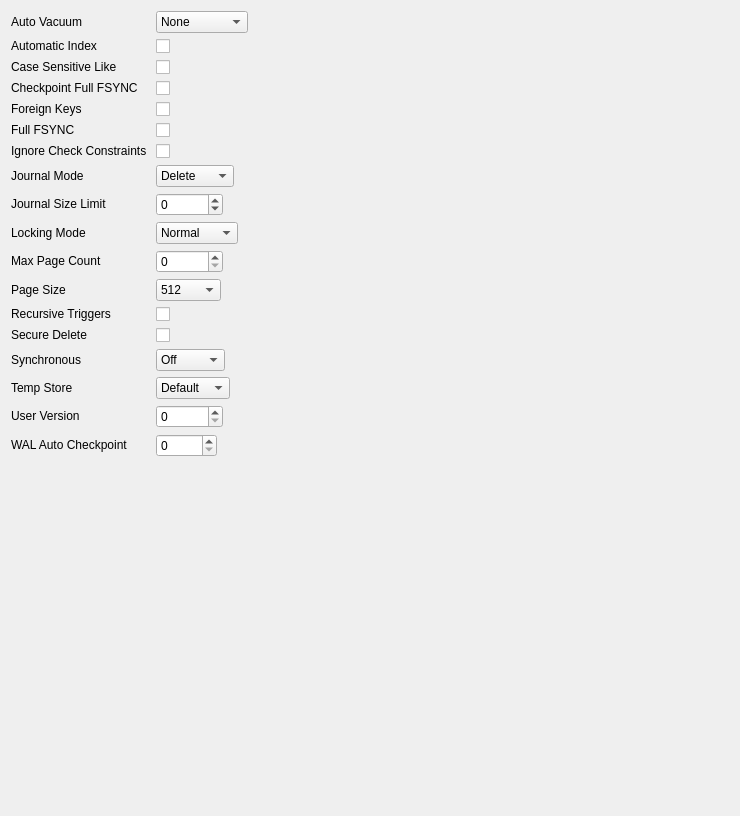
          <widget class="QWidget" name="scrollAreaWidgetContents">
           <property name="geometry">
            <rect>
             <x>0</x>
             <y>0</y>
             <width>740</width>
             <height>816</height>
            </rect>
           </property>
           <layout class="QFormLayout" name="formLayout">
            <property name="fieldGrowthPolicy">
             <enum>QFormLayout::ExpandingFieldsGrow</enum>
            </property>
            <item row="0" column="0">
             <widget class="QLabel" name="labelPragmaAutoVacuum">
              <property name="text">
               <string notr="true">&lt;html&gt;&lt;head/&gt;&lt;body&gt;&lt;p&gt;Auto Vacuum &lt;a href=&quot;http://www.sqlite.org/pragma.html#pragma_auto_vacuum&quot;&gt;&lt;img src=&quot;:/icons/whatis&quot;/&gt;&lt;/a&gt;&lt;/p&gt;&lt;/body&gt;&lt;/html&gt;</string>
              </property>
              <property name="openExternalLinks">
               <bool>true</bool>
              </property>
              <property name="textInteractionFlags">
               <set>Qt::LinksAccessibleByMouse</set>
              </property>
              <property name="buddy">
               <cstring>comboboxPragmaAutoVacuum</cstring>
              </property>
             </widget>
            </item>
            <item row="0" column="1">
             <widget class="QComboBox" name="comboboxPragmaAutoVacuum">
              <item>
               <property name="text">
                <string notr="true">None</string>
               </property>
              </item>
              <item>
               <property name="text">
                <string notr="true">Full</string>
               </property>
              </item>
              <item>
               <property name="text">
                <string notr="true">Incremental</string>
               </property>
              </item>
             </widget>
            </item>
            <item row="1" column="0">
             <widget class="QLabel" name="labelPragmaAutomaticIndex">
              <property name="text">
               <string notr="true">&lt;html&gt;&lt;head/&gt;&lt;body&gt;&lt;p&gt;Automatic Index &lt;a href=&quot;http://www.sqlite.org/pragma.html#pragma_automatic_index&quot;&gt;&lt;img src=&quot;:/icons/whatis&quot;/&gt;&lt;/a&gt;&lt;/p&gt;&lt;/body&gt;&lt;/html&gt;</string>
              </property>
              <property name="openExternalLinks">
               <bool>true</bool>
              </property>
              <property name="buddy">
               <cstring>checkboxPragmaAutomaticIndex</cstring>
              </property>
             </widget>
            </item>
            <item row="1" column="1">
             <widget class="QCheckBox" name="checkboxPragmaAutomaticIndex">
              <property name="text">
               <string/>
              </property>
             </widget>
            </item>
            <item row="2" column="0">
             <widget class="QLabel" name="labelPragmaCaseSensitiveLike">
              <property name="text">
               <string notr="true">&lt;html&gt;&lt;head/&gt;&lt;body&gt;&lt;p&gt;Case Sensitive Like &lt;a href=&quot;https://www.sqlite.org/pragma.html#pragma_case_sensitive_like&quot;&gt;&lt;img src=&quot;:/icons/whatis&quot;/&gt;&lt;/a&gt;&lt;/a&gt;&lt;/p&gt;&lt;/body&gt;&lt;/html&gt;</string>
              </property>
              <property name="openExternalLinks">
               <bool>true</bool>
              </property>
              <property name="buddy">
               <cstring>checkboxPragmaCaseSensitiveLike</cstring>
              </property>
             </widget>
            </item>
            <item row="2" column="1">
             <widget class="QCheckBox" name="checkboxPragmaCaseSensitiveLike">
              <property name="toolTip">
               <string>Warning: this pragma is not readable and this value has been inferred. Writing the pragma might overwrite a redefined LIKE provided by an SQLite extension.</string>
              </property>
              <property name="text">
               <string/>
              </property>
             </widget>
            </item>
            <item row="3" column="0">
             <widget class="QLabel" name="labelPragmaCheckpointFullFsync">
              <property name="text">
               <string notr="true">&lt;html&gt;&lt;head/&gt;&lt;body&gt;&lt;p&gt;Checkpoint Full FSYNC &lt;a href=&quot;https://www.sqlite.org/pragma.html#pragma_checkpoint_fullfsync&quot;&gt;&lt;img src=&quot;:/icons/whatis&quot;/&gt;&lt;/a&gt;&lt;/a&gt;&lt;/p&gt;&lt;/body&gt;&lt;/html&gt;</string>
              </property>
              <property name="openExternalLinks">
               <bool>true</bool>
              </property>
              <property name="buddy">
               <cstring>checkboxPragmaCheckpointFullFsync</cstring>
              </property>
             </widget>
            </item>
            <item row="3" column="1">
             <widget class="QCheckBox" name="checkboxPragmaCheckpointFullFsync">
              <property name="text">
               <string/>
              </property>
             </widget>
            </item>
            <item row="4" column="0">
             <widget class="QLabel" name="labelPragmaForeignKeys">
              <property name="text">
               <string notr="true">&lt;html&gt;&lt;head/&gt;&lt;body&gt;&lt;p&gt;Foreign Keys &lt;a href=&quot;https://www.sqlite.org/pragma.html#pragma_foreign_keys&quot;&gt;&lt;img src=&quot;:/icons/whatis&quot;/&gt;&lt;/a&gt;&lt;/a&gt;&lt;/p&gt;&lt;/body&gt;&lt;/html&gt;</string>
              </property>
              <property name="openExternalLinks">
               <bool>true</bool>
              </property>
              <property name="buddy">
               <cstring>checkboxPragmaForeignKeys</cstring>
              </property>
             </widget>
            </item>
            <item row="4" column="1">
             <widget class="QCheckBox" name="checkboxPragmaForeignKeys">
              <property name="text">
               <string/>
              </property>
             </widget>
            </item>
            <item row="5" column="0">
             <widget class="QLabel" name="labelPragmaFullFsync">
              <property name="text">
               <string notr="true">&lt;html&gt;&lt;head/&gt;&lt;body&gt;&lt;p&gt;Full FSYNC &lt;a href=&quot;https://www.sqlite.org/pragma.html#pragma_fullfsync&quot;&gt;&lt;img src=&quot;:/icons/whatis&quot;/&gt;&lt;/a&gt;&lt;/a&gt;&lt;/p&gt;&lt;/body&gt;&lt;/html&gt;</string>
              </property>
              <property name="openExternalLinks">
               <bool>true</bool>
              </property>
              <property name="buddy">
               <cstring>checkboxPragmaFullFsync</cstring>
              </property>
             </widget>
            </item>
            <item row="5" column="1">
             <widget class="QCheckBox" name="checkboxPragmaFullFsync">
              <property name="text">
               <string/>
              </property>
             </widget>
            </item>
            <item row="6" column="0">
             <widget class="QLabel" name="labelPragmaIgnoreCheckConstraints">
              <property name="text">
               <string notr="true">&lt;html&gt;&lt;head/&gt;&lt;body&gt;&lt;p&gt;Ignore Check Constraints &lt;a href=&quot;https://www.sqlite.org/pragma.html#pragma_ignore_check_constraints&quot;&gt;&lt;img src=&quot;:/icons/whatis&quot;/&gt;&lt;/a&gt;&lt;/a&gt;&lt;/p&gt;&lt;/body&gt;&lt;/html&gt;</string>
              </property>
              <property name="openExternalLinks">
               <bool>true</bool>
              </property>
              <property name="buddy">
               <cstring>checkboxPragmaIgnoreCheckConstraints</cstring>
              </property>
             </widget>
            </item>
            <item row="6" column="1">
             <widget class="QCheckBox" name="checkboxPragmaIgnoreCheckConstraints">
              <property name="text">
               <string/>
              </property>
             </widget>
            </item>
            <item row="7" column="0">
             <widget class="QLabel" name="labelPragmaJournalMode">
              <property name="text">
               <string notr="true">&lt;html&gt;&lt;head/&gt;&lt;body&gt;&lt;p&gt;Journal Mode &lt;a href=&quot;https://www.sqlite.org/pragma.html#pragma_journal_mode&quot;&gt;&lt;img src=&quot;:/icons/whatis&quot;/&gt;&lt;/a&gt;&lt;/a&gt;&lt;/p&gt;&lt;/body&gt;&lt;/html&gt;</string>
              </property>
              <property name="openExternalLinks">
               <bool>true</bool>
              </property>
              <property name="buddy">
               <cstring>comboboxPragmaJournalMode</cstring>
              </property>
             </widget>
            </item>
            <item row="7" column="1">
             <widget class="QComboBox" name="comboboxPragmaJournalMode">
              <item>
               <property name="text">
                <string notr="true">Delete</string>
               </property>
              </item>
              <item>
               <property name="text">
                <string notr="true">Truncate</string>
               </property>
              </item>
              <item>
               <property name="text">
                <string notr="true">Persist</string>
               </property>
              </item>
              <item>
               <property name="text">
                <string notr="true">Memory</string>
               </property>
              </item>
              <item>
               <property name="text">
                <string notr="true">WAL</string>
               </property>
              </item>
              <item>
               <property name="text">
                <string notr="true">Off</string>
               </property>
              </item>
             </widget>
            </item>
            <item row="8" column="0">
             <widget class="QLabel" name="labelJournalSizeLimit">
              <property name="text">
               <string notr="true">&lt;html&gt;&lt;head/&gt;&lt;body&gt;&lt;p&gt;Journal Size Limit &lt;a href=&quot;https://www.sqlite.org/pragma.html#pragma_journal_size_limit&quot;&gt;&lt;img src=&quot;:/icons/whatis&quot;/&gt;&lt;/a&gt;&lt;/a&gt;&lt;/p&gt;&lt;/body&gt;&lt;/html&gt;</string>
              </property>
              <property name="openExternalLinks">
               <bool>true</bool>
              </property>
              <property name="buddy">
               <cstring>spinPragmaJournalSizeLimit</cstring>
              </property>
             </widget>
            </item>
            <item row="8" column="1">
             <widget class="QSpinBox" name="spinPragmaJournalSizeLimit">
              <property name="minimum">
               <number>-1</number>
              </property>
              <property name="maximum">
               <number>100000</number>
              </property>
             </widget>
            </item>
            <item row="9" column="0">
             <widget class="QLabel" name="labelPragmaLockingMode">
              <property name="text">
               <string notr="true">&lt;html&gt;&lt;head/&gt;&lt;body&gt;&lt;p&gt;Locking Mode &lt;a href=&quot;https://www.sqlite.org/pragma.html#pragma_locking_mode&quot;&gt;&lt;img src=&quot;:/icons/whatis&quot;/&gt;&lt;/a&gt;&lt;/a&gt;&lt;/p&gt;&lt;/body&gt;&lt;/html&gt;</string>
              </property>
              <property name="openExternalLinks">
               <bool>true</bool>
              </property>
              <property name="buddy">
               <cstring>comboboxPragmaLockingMode</cstring>
              </property>
             </widget>
            </item>
            <item row="9" column="1">
             <widget class="QComboBox" name="comboboxPragmaLockingMode">
              <item>
               <property name="text">
                <string notr="true">Normal</string>
               </property>
              </item>
              <item>
               <property name="text">
                <string notr="true">Exclusive</string>
               </property>
              </item>
             </widget>
            </item>
            <item row="10" column="0">
             <widget class="QLabel" name="labelPragmaMaxPageCount">
              <property name="text">
               <string notr="true">&lt;html&gt;&lt;head/&gt;&lt;body&gt;&lt;p&gt;Max Page Count &lt;a href=&quot;https://www.sqlite.org/pragma.html#pragma_max_page_count&quot;&gt;&lt;img src=&quot;:/icons/whatis&quot;/&gt;&lt;/a&gt;&lt;/a&gt;&lt;/p&gt;&lt;/body&gt;&lt;/html&gt;</string>
              </property>
              <property name="openExternalLinks">
               <bool>true</bool>
              </property>
              <property name="buddy">
               <cstring>spinPragmaMaxPageCount</cstring>
              </property>
             </widget>
            </item>
            <item row="10" column="1">
             <widget class="QSpinBox" name="spinPragmaMaxPageCount">
              <property name="maximum">
               <number>2000000000</number>
              </property>
             </widget>
            </item>
            <item row="11" column="0">
             <widget class="QLabel" name="labelPragmaPageSize">
              <property name="text">
               <string notr="true">&lt;html&gt;&lt;head/&gt;&lt;body&gt;&lt;p&gt;Page Size &lt;a href=&quot;https://www.sqlite.org/pragma.html#pragma_page_size&quot;&gt;&lt;img src=&quot;:/icons/whatis&quot;/&gt;&lt;/a&gt;&lt;/a&gt;&lt;/p&gt;&lt;/body&gt;&lt;/html&gt;</string>
              </property>
              <property name="openExternalLinks">
               <bool>true</bool>
              </property>
              <property name="buddy">
               <cstring>comboPragmaPageSize</cstring>
              </property>
             </widget>
            </item>
            <item row="11" column="1">
             <widget class="QComboBox" name="comboPragmaPageSize">
              <item>
               <property name="text">
                <string notr="true">512</string>
               </property>
              </item>
              <item>
               <property name="text">
                <string notr="true">1024</string>
               </property>
              </item>
              <item>
               <property name="text">
                <string notr="true">2048</string>
               </property>
              </item>
              <item>
               <property name="text">
                <string notr="true">4096</string>
               </property>
              </item>
              <item>
               <property name="text">
                <string notr="true">8192</string>
               </property>
              </item>
              <item>
               <property name="text">
                <string notr="true">16384</string>
               </property>
              </item>
              <item>
               <property name="text">
                <string notr="true">32768</string>
               </property>
              </item>
              <item>
               <property name="text">
                <string notr="true">65536</string>
               </property>
              </item>
             </widget>
            </item>
            <item row="12" column="0">
             <widget class="QLabel" name="labelPragmaRecursiveTriggers">
              <property name="text">
               <string notr="true">&lt;html&gt;&lt;head/&gt;&lt;body&gt;&lt;p&gt;Recursive Triggers &lt;a href=&quot;https://www.sqlite.org/pragma.html#pragma_recursive_triggers&quot;&gt;&lt;img src=&quot;:/icons/whatis&quot;/&gt;&lt;/a&gt;&lt;/a&gt;&lt;/p&gt;&lt;/body&gt;&lt;/html&gt;</string>
              </property>
              <property name="openExternalLinks">
               <bool>true</bool>
              </property>
              <property name="buddy">
               <cstring>checkboxPragmaRecursiveTriggers</cstring>
              </property>
             </widget>
            </item>
            <item row="12" column="1">
             <widget class="QCheckBox" name="checkboxPragmaRecursiveTriggers">
              <property name="text">
               <string/>
              </property>
             </widget>
            </item>
            <item row="13" column="0">
             <widget class="QLabel" name="labelPragmaSecureDelete">
              <property name="text">
               <string notr="true">&lt;html&gt;&lt;head/&gt;&lt;body&gt;&lt;p&gt;Secure Delete &lt;a href=&quot;https://www.sqlite.org/pragma.html#pragma_secure_delete&quot;&gt;&lt;img src=&quot;:/icons/whatis&quot;/&gt;&lt;/a&gt;&lt;/a&gt;&lt;/p&gt;&lt;/body&gt;&lt;/html&gt;</string>
              </property>
              <property name="openExternalLinks">
               <bool>true</bool>
              </property>
              <property name="buddy">
               <cstring>checkboxPragmaSecureDelete</cstring>
              </property>
             </widget>
            </item>
            <item row="13" column="1">
             <widget class="QCheckBox" name="checkboxPragmaSecureDelete">
              <property name="text">
               <string/>
              </property>
             </widget>
            </item>
            <item row="14" column="0">
             <widget class="QLabel" name="labelPragmaSynchronous">
              <property name="text">
               <string notr="true">&lt;html&gt;&lt;head/&gt;&lt;body&gt;&lt;p&gt;Synchronous &lt;a href=&quot;https://www.sqlite.org/pragma.html#pragma_synchronous&quot;&gt;&lt;img src=&quot;:/icons/whatis&quot;/&gt;&lt;/a&gt;&lt;/a&gt;&lt;/p&gt;&lt;/body&gt;&lt;/html&gt;</string>
              </property>
              <property name="openExternalLinks">
               <bool>true</bool>
              </property>
              <property name="buddy">
               <cstring>comboboxPragmaSynchronous</cstring>
              </property>
             </widget>
            </item>
            <item row="14" column="1">
             <widget class="QComboBox" name="comboboxPragmaSynchronous">
              <item>
               <property name="text">
                <string notr="true">Off</string>
               </property>
              </item>
              <item>
               <property name="text">
                <string notr="true">Normal</string>
               </property>
              </item>
              <item>
               <property name="text">
                <string notr="true">Full</string>
               </property>
              </item>
             </widget>
            </item>
            <item row="15" column="0">
             <widget class="QLabel" name="labelPragmaTempStore">
              <property name="text">
               <string notr="true">&lt;html&gt;&lt;head/&gt;&lt;body&gt;&lt;p&gt;Temp Store &lt;a href=&quot;https://www.sqlite.org/pragma.html#pragma_temp_store&quot;&gt;&lt;img src=&quot;:/icons/whatis&quot;/&gt;&lt;/a&gt;&lt;/a&gt;&lt;/p&gt;&lt;/body&gt;&lt;/html&gt;</string>
              </property>
              <property name="openExternalLinks">
               <bool>true</bool>
              </property>
              <property name="buddy">
               <cstring>comboboxPragmaTempStore</cstring>
              </property>
             </widget>
            </item>
            <item row="15" column="1">
             <widget class="QComboBox" name="comboboxPragmaTempStore">
              <item>
               <property name="text">
                <string notr="true">Default</string>
               </property>
              </item>
              <item>
               <property name="text">
                <string notr="true">File</string>
               </property>
              </item>
              <item>
               <property name="text">
                <string notr="true">Memory</string>
               </property>
              </item>
             </widget>
            </item>
            <item row="16" column="0">
             <widget class="QLabel" name="labelPragmaUserVersion">
              <property name="text">
               <string notr="true">&lt;html&gt;&lt;head/&gt;&lt;body&gt;&lt;p&gt;User Version &lt;a href=&quot;https://www.sqlite.org/pragma.html#pragma_user_version&quot;&gt;&lt;img src=&quot;:/icons/whatis&quot;/&gt;&lt;/a&gt;&lt;/a&gt;&lt;/p&gt;&lt;/body&gt;&lt;/html&gt;</string>
              </property>
              <property name="openExternalLinks">
               <bool>true</bool>
              </property>
              <property name="buddy">
               <cstring>spinPragmaUserVersion</cstring>
              </property>
             </widget>
            </item>
            <item row="16" column="1">
             <widget class="QSpinBox" name="spinPragmaUserVersion">
              <property name="maximum">
               <number>2147483647</number>
              </property>
             </widget>
            </item>
            <item row="17" column="0">
             <widget class="QLabel" name="labelPragmaWalAutoCheckpoint">
              <property name="text">
               <string notr="true">&lt;html&gt;&lt;head/&gt;&lt;body&gt;&lt;p&gt;WAL Auto Checkpoint &lt;a href=&quot;https://www.sqlite.org/pragma.html#pragma_wal_autocheckpoint&quot;&gt;&lt;img src=&quot;:/icons/whatis&quot;/&gt;&lt;/a&gt;&lt;/a&gt;&lt;/p&gt;&lt;/body&gt;&lt;/html&gt;</string>
              </property>
              <property name="openExternalLinks">
               <bool>true</bool>
              </property>
              <property name="buddy">
               <cstring>spinPragmaWalAutoCheckpoint</cstring>
              </property>
             </widget>
            </item>
            <item row="17" column="1">
             <widget class="QSpinBox" name="spinPragmaWalAutoCheckpoint">
              <property name="maximum">
               <number>10000</number>
              </property>
             </widget>
            </item>
           </layout>
          </widget>
